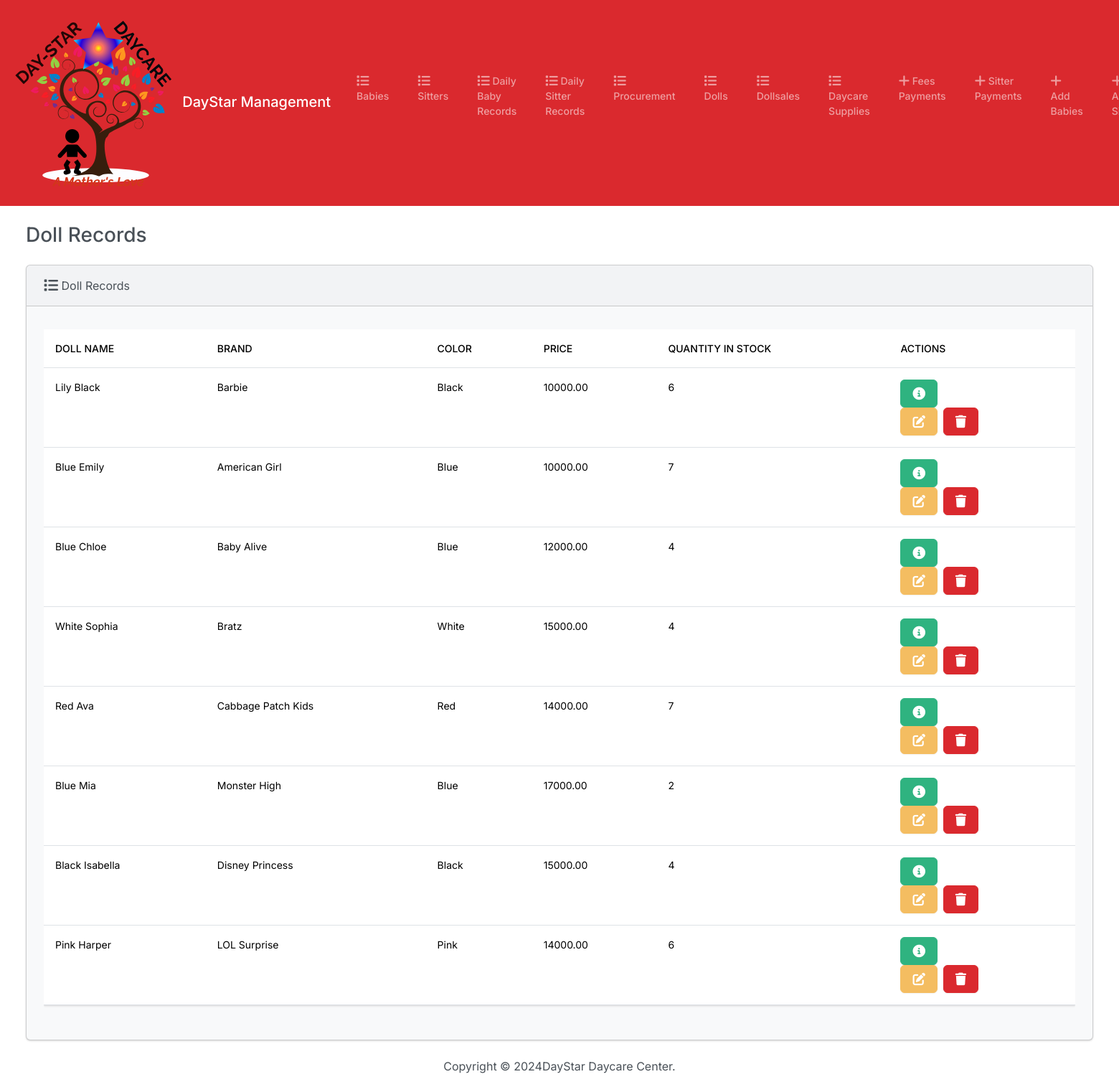
Screenshot of /doll/ with the database file from the repository.
### daystarapp/models.py (models this page shows, shortened)
class Doll(models.Model):
    name = models.CharField(max_length=100, verbose_name="Doll Name")
    brand = models.CharField(max_length=100, blank=True, null=True, verbose_name="Brand")
    color = models.CharField(max_length=50, blank=True, null=True, verbose_name="Color")
    price = models.DecimalField(max_digits=10, decimal_places=2, blank=True, null=True, verbose_name="Cost")
    qty_in_stock = models.IntegerField(verbose_name="Quantity in Stock")

### daystarapp/views.py (the view)
# urls.py: path("doll/", views.doll, name="doll"),
def doll(request):
    return render(request, "dolls/doll.html", {"dolls": Doll.objects.all()} )

### daystarapp/templates/dolls/doll.html (shortened to what this page needs)
{% extends "babies/base.html" %}
{% block body %}
        <h3 class="m-4">Doll Records</h3>
        <div class="row">
            <div class="col-12">
                {% if dolls %}
                <div class="card bg-light ms-4 me-4 mb-4">
                    <div class="card-header"><i class="fa-solid fa-list fa-lg"></i> Doll Records </div>
                    <div class="card-body">
                      <p class="card-text">
                        <div class="table-responsive">
                            <table class="table table-hover">
                                <thead>
                                  <tr>
                                    <th scope="col">Doll Name</th>
                                    <th scope="col">Brand</th>
                                    <th scope="col">Color</th>
                                    <th scope="col">Price</th>
                                    <th scope="col">Quantity in Stock</th>
                                    <th scope="col">ACTIONS</th>
                                  </tr>
                                </thead>
                                <tbody>
                                 {% for doll in dolls %}
                                 <tr>
                                    <td>{{ doll.name }}</td>
                                    <td>{{ doll.brand }}</td>
                                    <td>{{ doll.color }}</td>
                                    <td>{{ doll.price }}</td>
                                    <td>{{ doll.qty_in_stock }}</td>
                                    <td>
                                      <button type="button" class="btn btn-success me-1" href="{% url 'view_doll' doll.id %}" data-bs-toggle="modal" data-bs-target="#myModal{{doll.id}}"></button><br>
                                      <a class="btn btn-warning me-1" href="{% url 'edittts' doll.id %}">
                                      </a>
                                      <button type="button" class="btn btn-danger" data-bs-toggle="modal" data-bs-target="#deleteees{{doll.id}}">
                                      </button>
                                    </td>
                                  </tr>
                                 {% endfor %}
                              </tbody>
                              </table>
                        </div>
                      </p>
                    </div>
                {% else %}
                <h5 class="alert alert-primary ms-4 me-4">No Doll Records</h5>
                {% endif %}
            </div>
        </div>
{% endblock %}

### rows the page displays
Doll: name "Lily Black", brand "Barbie", color "Black", price "10000.00", qty_in_stock "6"
Doll: name "Blue Emily", brand "American Girl", color "Blue", price "10000.00", qty_in_stock "7"
Doll: name "Blue Chloe", brand "Baby Alive", color "Blue", price "12000.00", qty_in_stock "4"
Doll: name "White Sophia", brand "Bratz", color "White", price "15000.00", qty_in_stock "4"
Doll: name "Red Ava", brand "Cabbage Patch Kids", color "Red", price "14000.00", qty_in_stock "7"
Doll: name "Blue Mia", brand "Monster High", color "Blue", price "17000.00", qty_in_stock "2"
Doll: name "Black Isabella", brand "Disney Princess", color "Black", price "15000.00", qty_in_stock "4"
Doll: name "Pink Harper", brand "LOL Surprise", color "Pink", price "14000.00", qty_in_stock "6"
